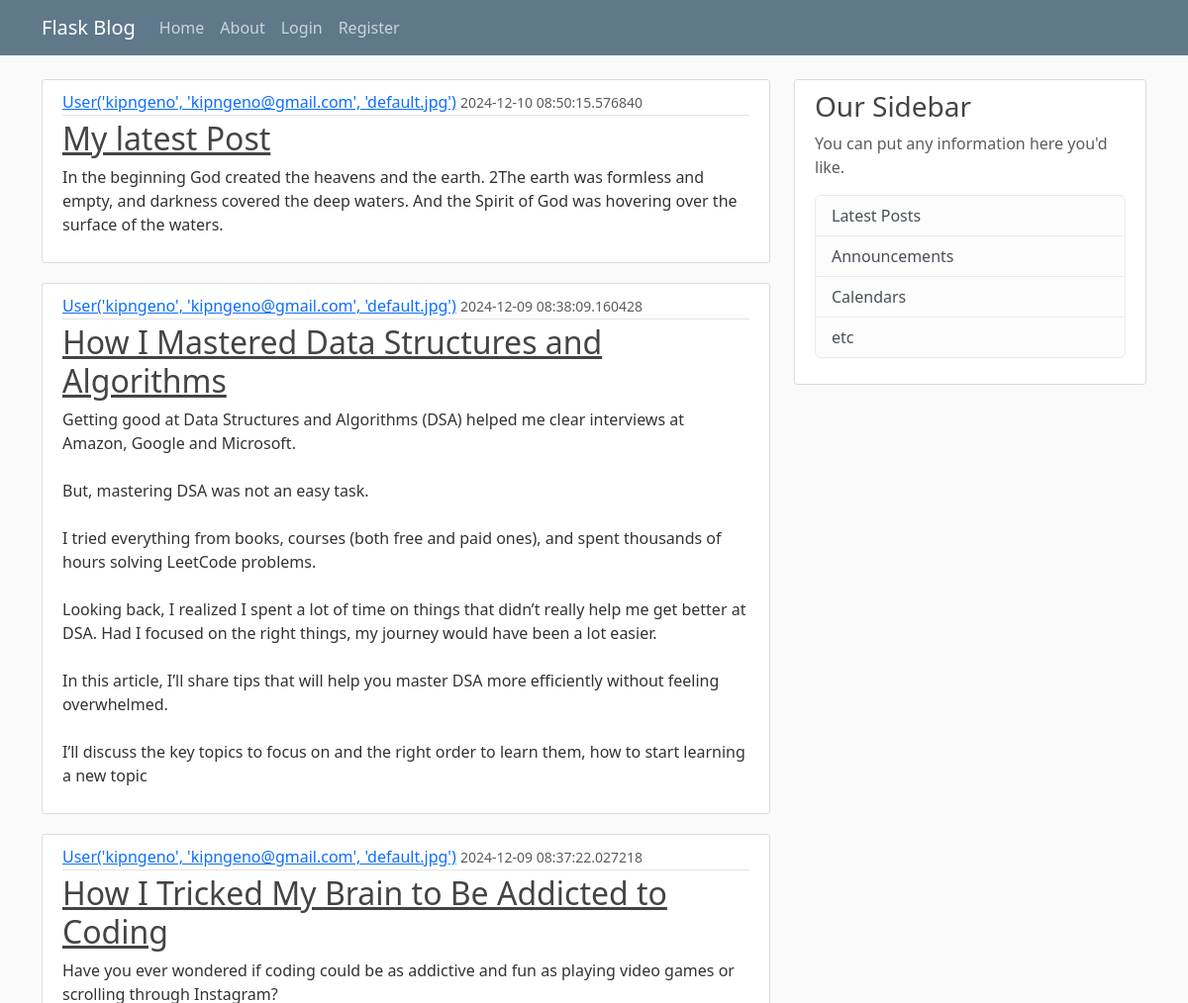
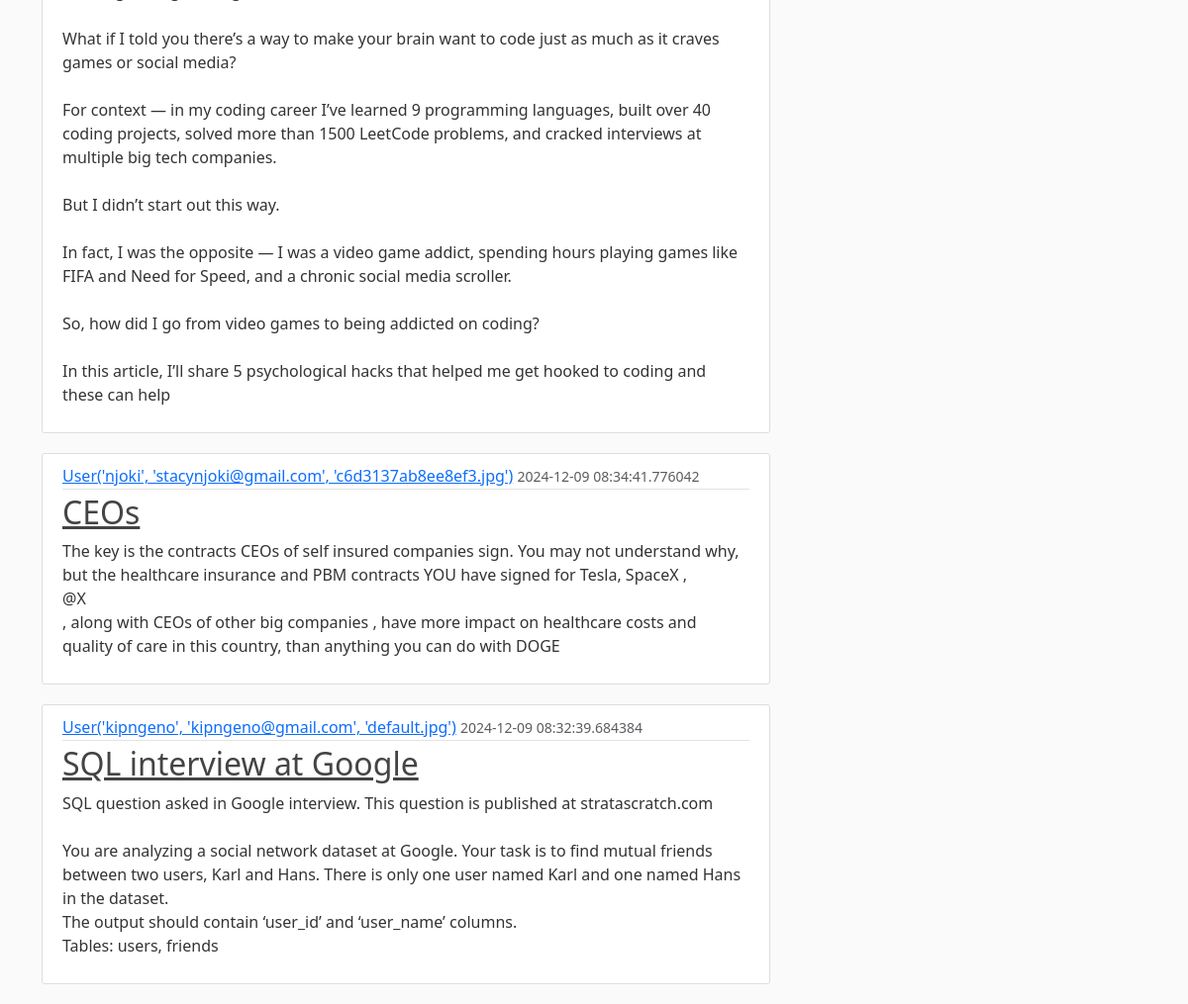
The page /home on the database its author committed (2 pictures, top to bottom).
### flaskblog/models.py (models this page shows, shortened)
class Post(db.Model):
  id = db.Column(db.Integer, primary_key=True)
  title = db.Column(db.String(100), nullable=False)
  date_posted = db.Column(db.DateTime, nullable=False, default=datetime.utcnow)
  content = db.Column(db.Text, nullable=False)
  user_id = db.Column(db.Integer, db.ForeignKey('user.id'), nullable=False)

class User(db.Model, UserMixin):
  id = db.Column(db.Integer, primary_key=True)
  username = db.Column(db.String(20), unique=True, nullable=False)
  email = db.Column(db.String(120), unique=True, nullable=False)
  image_file = db.Column(db.String(20), nullable=False, default='default.jpg')
  password = db.Column(db.String(60), nullable=False)
  posts = db.relationship('Post', backref='author', lazy=True)
  def __repr__(self):
    return f"User('{self.username}', '{self.email}', '{self.image_file}')"

### flaskblog/routes.py (the view)
@app.route("/")
@app.route("/home")
def home():
  page = request.args.get('page', 1, type=int)
  posts = Post.query.order_by(Post.date_posted.desc()).paginate(page=page, per_page=5)
  return render_template('home.html', posts=posts)

### flaskblog/templates/home.html
{% extends "layouts.html" %}
{% block content %}
  {% for post in posts %}
  <article class="media content-section">
    <div class="media-body">
      <div class="article-metadata">
        <a class="mr-2" href="#">{{ post.author }}</a>
        <small class="text-muted">{{ post.date_posted }}</small>
      </div>
      <h2><a class="article-title" href="#">{{ post.title }}</a></h2>
      <p class="article-content">{{ post.content }}</p>
    </div>
  </article>
  {% endfor %}
{% endblock content%}

### flaskblog/static/main.css (style rules this page uses)
body { background: #fafafa; color: #333333; margin-top: 5rem; }
h1, h2, h3, h4, h5, h6 { color: #444444; }
.content-section { background: #ffffff; padding: 10px 20px; border: 1px solid #dddddd; border-radius: 3px; margin-bottom: 20px; }
.article-title { color: #444444; }
.article-content { white-space: pre-line; }
.article-metadata { padding-bottom: 1px; margin-bottom: 4px; border-bottom: 1px solid #e3e3e3 }

### rows shown on the page
Post: author "User('kipngeno', 'kipngeno@gmail.com', 'default.jpg')", date_posted "2024-12-10 08:50:15.576840", title "My latest Post", content "In the beginning God created the heavens and the earth. 2The earth was formless and empty, and darkness covered the deep waters. And the Spirit of God was hovering over the surface of the waters."
Post: author "User('kipngeno', 'kipngeno@gmail.com', 'default.jpg')", date_posted "2024-12-09 08:38:09.160428", title "How I Mastered Data Structures and Algorithms", content "Getting good at Data Structures and Algorithms (DSA) helped me clear interviews at Amazon, Google and Microsoft. But, mastering DSA was not an easy task. I tried everything from books, courses (both free and paid ones), and spent thousands of hours solving LeetCode problems. Looking back, I realized I spent a lot of time on things that didn’t really help me get better at DSA. Had I focused on the right things, my journey would have been a lot easier. In this article, I’ll share tips that will help you master DSA more efficiently without feeling overwhelmed. I’ll discuss the key topics to focus on and the right order to learn them, how to start learning a new topic"
Post: author "User('kipngeno', 'kipngeno@gmail.com', 'default.jpg')", date_posted "2024-12-09 08:37:22.027218", title "How I Tricked My Brain to Be Addicted to Coding", content "Have you ever wondered if coding could be as addictive and fun as playing video games or scrolling through Instagram? What if I told you there’s a way to make your brain want to code just as much as it craves games or social media? For context — in my coding career I’ve learned 9 programming languages, built over 40 coding projects, solved more than 1500 LeetCode problems, and cracked interviews at multiple big tech companies. But I didn’t start out this way. In fact, I was the opposite — I was a video game addict, spending hours playing games like FIFA and Need for Speed, and a chronic social media scroller. So, how did I go from video games to being addicted on coding? In this article,…"
Post: author "User('njoki', 'stacynjoki@gmail.com', 'c6d3137ab8ee8ef3.jpg')", date_posted "2024-12-09 08:34:41.776042", title "CEOs", content "The key is the contracts CEOs of self insured companies sign. You may not understand why, but the healthcare insurance and PBM contracts YOU have signed for Tesla, SpaceX , @X , along with CEOs of other big companies , have more impact on healthcare costs and quality of care in this country, than anything you can do with DOGE"
Post: author "User('kipngeno', 'kipngeno@gmail.com', 'default.jpg')", date_posted "2024-12-09 08:32:39.684384", title "SQL interview at Google", content "SQL question asked in Google interview. This question is published at stratascratch.com You are analyzing a social network dataset at Google. Your task is to find mutual friends between two users, Karl and Hans. There is only one user named Karl and one named Hans in the dataset. The output should contain ‘user_id’ and ‘user_name’ columns. Tables: users, friends"
